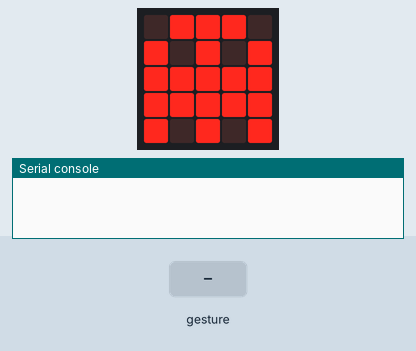
A program run on a simulated BBC micro:bit (MakeCode). Parts: the board's 5×5 LED display, the last lines printed to the serial console. The test bench sets the inputs (shaded band). No radio messages arrive unless stated (any console line starting 'radio sent:' is added by the test bench); a tilt is held for 1.5 s and a shake lasts 1 s, then the board lies face up again.

Above: at 1.8 s.
1.9 s: gesture 'logo up'
At 2.9 s:
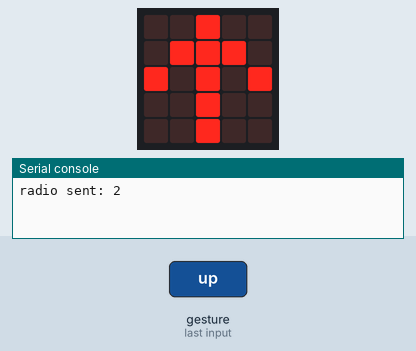
3.5 s: gesture 'tilt right'
At 4.0 s:
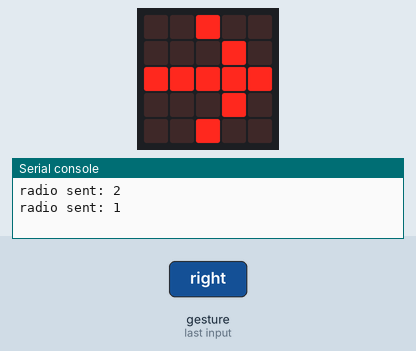
5.0 s: gesture 'tilt left'
At 6.3 s:
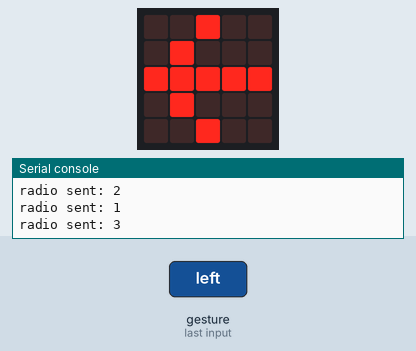
6.6 s: gesture 'logo down'
At 7.6 s:
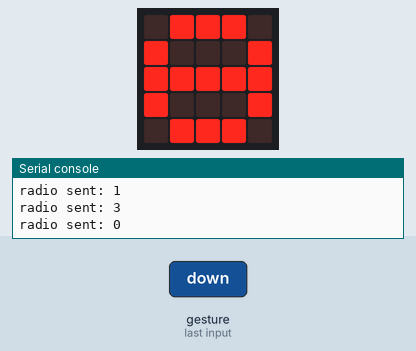
Timing chart, 0 to 9.1 s (numbered marks = the images above; inputs shaded):
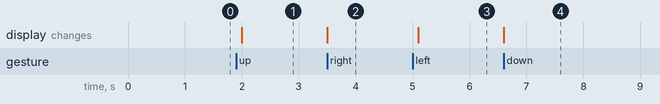

Measured:
- after the input at 1.9 s, the display: changes after 0.10 s (image 1)
- after the input at 3.5 s, the display: changes at once (image 2)
- after the input at 5.0 s, the display: changes after 0.10 s (image 3)
- after the input at 6.6 s, the display: changes at once (image 4)

The program:

main.ts
```typescript
input.onGesture(Gesture.LogoUp, function () {
    radio.sendNumber(2)
    basic.showLeds(`
        . . # . .
        . # # # .
        # . # . #
        . . # . .
        . . # . .
        `)
    control.waitMicros(10)
})
input.onGesture(Gesture.TiltRight, function () {
    radio.sendNumber(1)
    basic.showLeds(`
        . . # . .
        . . . # .
        # # # # #
        . . . # .
        . . # . .
        `)
    control.waitMicros(10)
})
input.onGesture(Gesture.TiltLeft, function () {
    radio.sendNumber(3)
    basic.showLeds(`
        . . # . .
        . # . . .
        # # # # #
        . # . . .
        . . # . .
        `)
    control.waitMicros(10)
})
input.onGesture(Gesture.LogoDown, function () {
    radio.sendNumber(0)
    basic.showLeds(`
        . # # # .
        # . . . #
        # # # # #
        # . . . #
        . # # # .
        `)
    control.waitMicros(10)
})
radio.setGroup(240)
basic.showIcon(IconNames.Ghost)
```

test.ts
```typescript
// aquí va el archivo "tests"; esto no se compilará cuando este paquete se utilice como una extensión.
```
